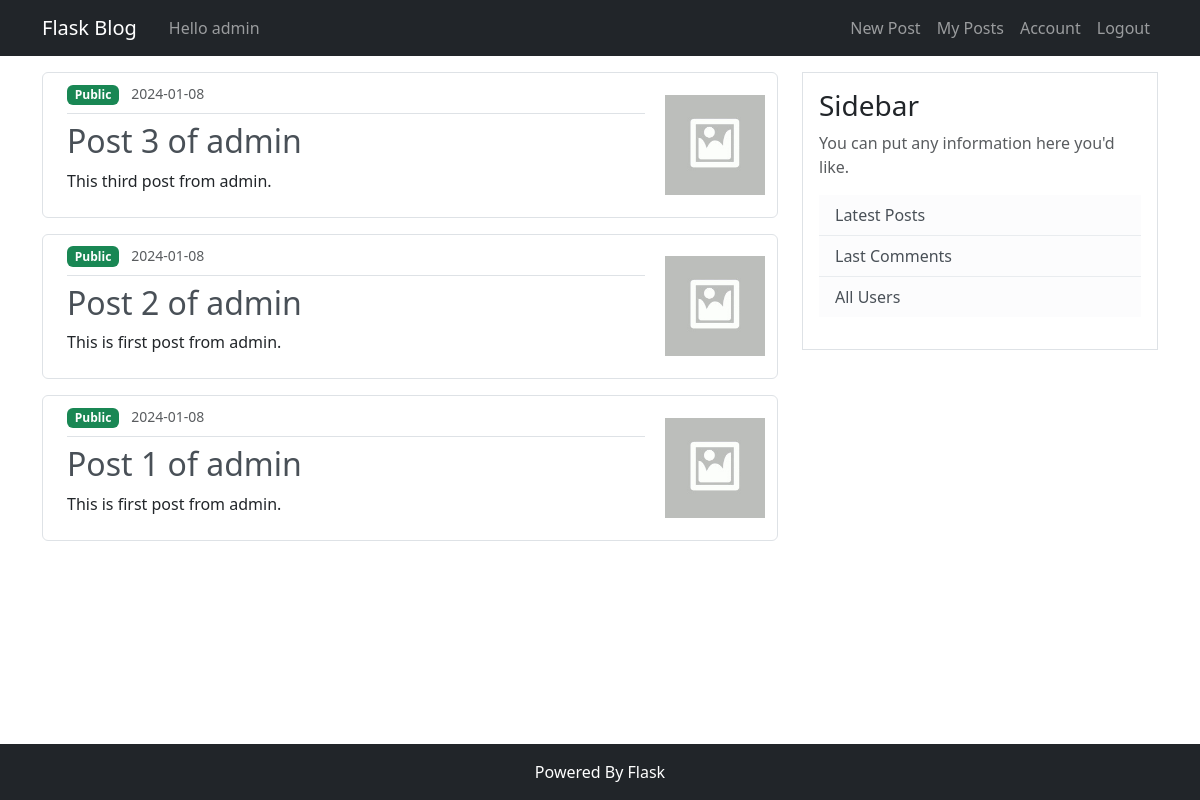
Screenshot of /posts/my-posts (signed in) with the database file from the repository.
### main/models.py (models this page shows, shortened)
class User(db.Model, UserMixin):
    __tablename__ = "user"
    id: Mapped[int] = mapped_column(Integer, primary_key=True)
    username: Mapped[str] = mapped_column(String(20), unique=True, nullable=False)
    email: Mapped[str] = mapped_column(String(120), unique=True, nullable=False)
    image_file: Mapped[str] = mapped_column(
        String(20), nullable=False, default="default.png"
    )
    password: Mapped[str] = mapped_column(String(60))
    role: Mapped[Roles] = mapped_column(Enum(Roles), default=Roles.AUTHOR)
    posts: Mapped[list["Post"]] = relationship(back_populates="author")

class Post(db.Model):
    __tablename__ = "post"
    id: Mapped[int] = mapped_column(Integer, primary_key=True)
    title: Mapped[str] = mapped_column(String(100), nullable=False)
    date_posted: Mapped[datetime] = mapped_column(DateTime, default=func.now())
    content: Mapped[str] = mapped_column(Text, nullable=False)
    is_public: Mapped[bool] = mapped_column(Boolean, default=False)
    image_file: Mapped[str] = mapped_column(
        String(120), nullable=False, default="default_thumbnail.jpg"
    )
    author_id: Mapped[int] = mapped_column(ForeignKey("user.id"))
    author: Mapped["User"] = relationship(back_populates="posts")

### posts/views.py (the view)
@posts.route("/my-posts")
@login_required
def my_posts():
    posts = current_user.posts
    return render_template("posts/my_posts.html", posts=posts)

### main/__init__.py (called while the page is built)
@login_manager.user_loader
def load_user(user_id):
    return db.session.get(User, int(user_id))

### main/templates/posts/my_posts.html (shortened to what this page needs)
{% extends "base.html" %}
{% block content %}
{% if posts %}
{% for post in posts[::-1] %}
<article class="d-flex align-items-center mb-3 p-2 border rounded">
  <div class="flex-grow-1 ms-3 me-3">
    <div class="pb-2 mb-2 border-bottom">
      {% if post.is_public %}
      <span class="badge bg-success text-white me-2">Public</span>
      {% else %}
      <span class="badge bg-dark text-white me-2">Private</span>
      {% endif %}
      <small class="text-muted">{{ post.date_posted.strftime("%Y-%m-%d") }}</small>
    </div>
    <h2><a class="text-dark-emphasis text-decoration-none" href="{{ url_for('posts.post', post_id=post.id) }}">{{
        post.title }}</a></h2>
    <p class="">{{ post.content }}</p>
  </div>
  <div class="flex-shrink-0 m-1">
    <img class="article-img" src="{{ url_for('static', filename='posts/thumbnails/' + post.image_file) }}">
  </div>
</article>
{% endfor %}
{% else %}
<h2>You don't have any posts yet. Add a new post.</h2>
{% endif %}
{% endblock content %}

### main/templates/base.html (shortened to what this page needs)
<!DOCTYPE html>
<html>
<head>
    <link href="https://cdn.jsdelivr.net/npm/bootstrap@5.3.2/dist/css/bootstrap.min.css" rel="stylesheet">
    <link rel="stylesheet" type="text/css" href="{{ url_for('static', filename='css/main.css') }}">
</head>
<body class="d-flex flex-column min-vh-100">
    <header class="bg-dark">
        <div class="container">
            <nav class="navbar navbar-expand-sm navbar-dark">
                <a class="navbar-brand me-4" href="/">Flask Blog</a>
                <div class="collapse navbar-collapse" id="navbarToggle">
                    <div class="navbar-nav me-auto">
                        {% if current_user.is_authenticated %}
                        <span class="nav-item nav-link">Hello {{ current_user.username }}</span>
                        {% endif %}
                    </div>
                    <div class="navbar-nav">
                        {% if current_user.is_authenticated %}
                        <a class="nav-item nav-link" href="{{ url_for('posts.new_post') }}">New Post</a>
                        <a class="nav-item nav-link" href="{{ url_for('posts.my_posts') }}">My Posts</a>
                        <a class="nav-item nav-link" href="{{ url_for('users.account') }}">Account</a>
                        <a class="nav-item nav-link" href="{{ url_for('users.logout') }}">Logout</a>
                        {% else %}
                        <a class="nav-item nav-link" href="{{ url_for('users.login') }}">Login</a>
                        <a class="nav-item nav-link" href="{{ url_for('users.register') }}">Register</a>
                        {% endif %}
                    </div>
                </div>
            </nav>
        </div>
    </header>
    <main class="container flex-grow-1 my-3">
        <div class="row">
            <div class="col-md-8">
                {% block content %}{% endblock %}
            </div>
            <div class="col-md-4">
                <div class="border p-3">
                    <h3>Sidebar</h3>
                    <p class='text-muted'>You can put any information here you'd like.
                    <ul class="list-group list-group-flush">
                        <li class="list-group-item list-group-item-light">Latest Posts</li>
                        <li class="list-group-item list-group-item-light">Last Comments</li>
                        <li class="list-group-item list-group-item-light">All Users</li>
                    </ul>
                    </p>
                </div>
            </div>
        </div>
    </main>
    <footer class="bg-dark py-3 text-white">
        <div class="container">
            <p class="text-center mb-0">Powered By Flask</p>
        </div>
    </footer>
</body>
</html>

### main/static/css/main.css (style rules this page uses)
.article-img { height: 100px; width: 100px; }

### rows the page displays
User: username "admin"
Post: is_public "Public", date_posted "2024-01-08", title "Post 3 of admin", content "This third post from admin.", image_file (placeholder picture)
Post: is_public "Public", date_posted "2024-01-08", title "Post 2 of admin", content "This is first post from admin.", image_file (placeholder picture)
Post: is_public "Public", date_posted "2024-01-08", title "Post 1 of admin", content "This is first post from admin.", image_file (placeholder picture)
